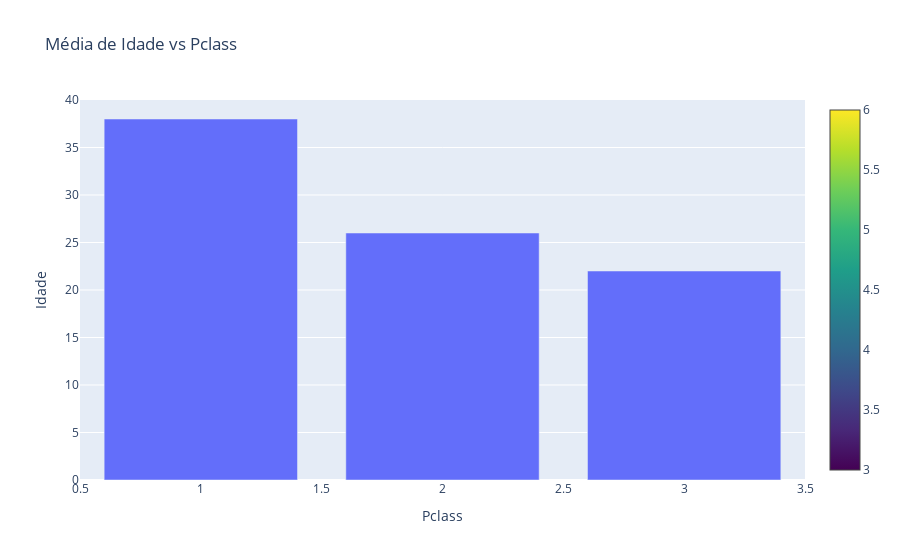

Source (notebook cell):
### Code cell
trace = go.Bar(x = list(df['Pclass'].unique()),y=list(df['Age']),marker=dict(colorscale='Viridis',showscale=True))
data=[trace]
layout = go.Layout(title='Média de Idade vs Pclass',xaxis=dict(title='Pclass'),yaxis=dict(title='Idade'),hovermode='closest')
figure1 = go.Figure(data=data,layout=layout)

figure1.show()

### Figure 1 — Plotly figure (JSON) as saved in the notebook; plotly's stock layout.template omitted (floating-point values rounded to 4 significant figures; data arrays with more than 128 entries replaced by an {"elided": "..."} marker saying what was removed)
{"data": [{"marker": {"colorscale": [[0, "#440154"], [0.1111, "#482878"], [0.2222, "#3e4989"], [0.3333, "#31688e"], [0.4444, "#26828e"], [0.5556, "#1f9e89"], [0.6667, "#35b779"], [0.7778, "#6ece58"], [0.8889, "#b5de2b"], [1, "#fde725"]], "showscale": true}, "type": "bar", "x": [3, 1, 2], "y": {"elided": "712 float values"}}], "layout": {"hovermode": "closest", "title": {"text": "Média de Idade vs Pclass"}, "xaxis": {"title": {"text": "Pclass"}}, "yaxis": {"title": {"text": "Idade"}}}}
